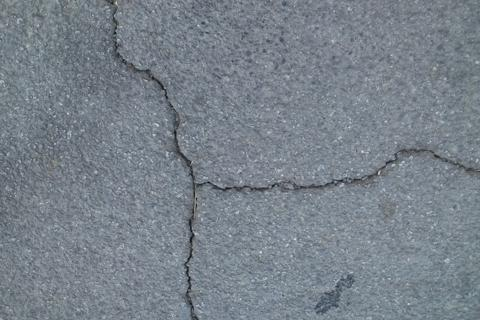
#> input picture example/065.jpg, 480 x 320 px
$ jupyter execute 'experiments 3.ipynb'   (older library calls are emulated)
#> lines starting #> are read from the running program, lines starting #| are printed output that depends on the picture; after the words box and inside, x2 and y2 are one past the last pixel; in counts of white or black regions, pixels touching at a corner belong together
[cell 1]
import cv2
import numpy as np
import matplotlib.pyplot as plt

[cell 2]
img = cv2.imread("example/065.jpg", cv2.IMREAD_GRAYSCALE)
#> img: shape (320, 480); min 4, max 222, mean 127.9
# img = cv2.imread("bitplane_results/bitplane_result.jpg", cv2.IMREAD_GRAYSCALE)
if img is None:
    raise ValueError("Image not found or path is incorrect")
print(type(img))
#| <class 'numpy.ndarray'>

# 8-bit plane splitting

[cell 3]
# Create bit planes
bit_planes = []
for i in range(8):
    # Extract bit-plane i
    bit_plane = (img >> i) & 1
    bit_planes.append(bit_plane)
#> this loop made 8 passes
#> pass 1, `bit_plane = (img >> i) & 1`:
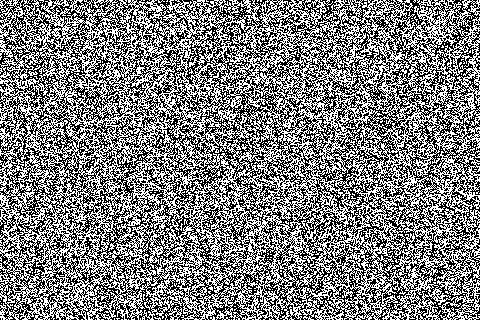
#> bit_plane: shape (320, 480); values 0 (black) and 1 (white), 49.9% white in thin lines or dots
#> pass 2, `bit_plane = (img >> i) & 1`:
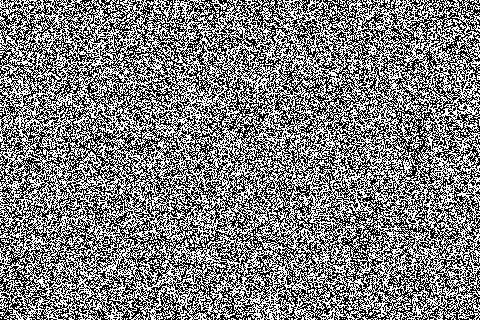
#> bit_plane: shape (320, 480); values 0 (black) and 1 (white), 49.8% white in thin lines or dots
#> pass 3, `bit_plane = (img >> i) & 1`:
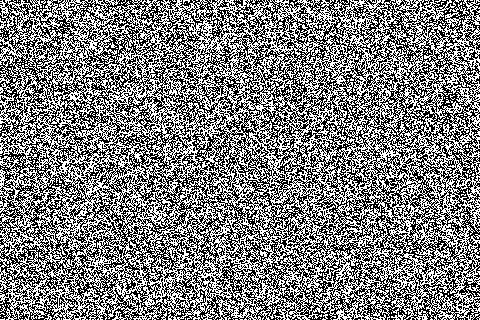
#> bit_plane: shape (320, 480); values 0 (black) and 1 (white), 50% white; black in thin lines or dots
#> after the loop, bit_planes = 8 items

# Visualization
plt.figure(figsize=(12, 6))

plt.subplot(2, 5, 1)
plt.imshow(img, cmap="gray")
plt.title("Original")
plt.axis("off")

for i in range(8):
    plt.subplot(2, 5, i + 2)
    plt.imshow(bit_planes[i] * 255, cmap="gray")
    plt.title(f"Bit Plane {i}")
    plt.axis("off")

plt.tight_layout()
plt.savefig("result/bit_planes.png")
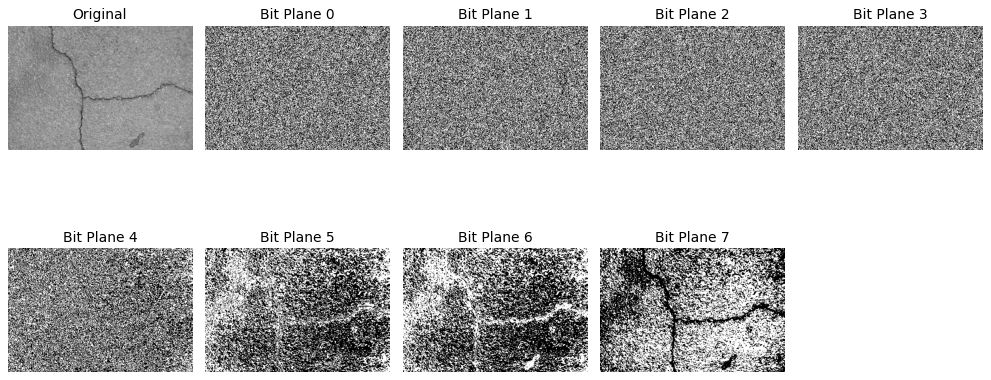
#> figure drawn by matplotlib, 9 panels
plt.show()

$ run again, with example/00001.jpg copied over example/065.jpg
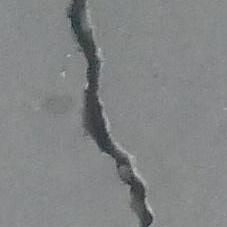
#> input picture example/00001.jpg, 227 x 227 px
#| <class 'numpy.ndarray'>
#> the loop `for i in range(8):` made 8 passes
#> pass 1, `bit_plane = (img >> i) & 1`:
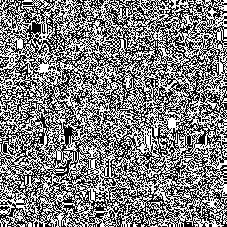
#> bit_plane: shape (227, 227); values 0 (black) and 1 (white), 50.1% white; black in thin lines or dots
#> pass 3, `bit_plane = (img >> i) & 1`:
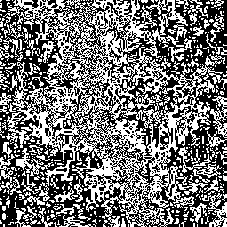
#> bit_plane: shape (227, 227); values 0 (black) and 1 (white), 45.7% white in thin lines or dots
#> after the loop `for i in range(8):`: bit_planes = 8 items

$ run again, with example/00077.jpg copied over example/065.jpg
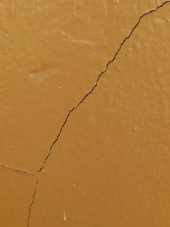
#> input picture example/00077.jpg, 170 x 227 px
#| <class 'numpy.ndarray'>
#> the loop `for i in range(8):` made 8 passes
#> pass 1, `bit_plane = (img >> i) & 1`:
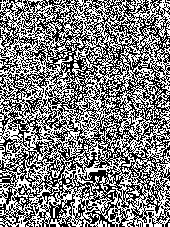
#> bit_plane: shape (227, 170); values 0 (black) and 1 (white), 50% white in thin lines or dots
#> pass 3, `bit_plane = (img >> i) & 1`:
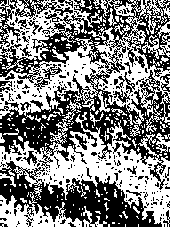
#> bit_plane: shape (227, 170); values 0 (black) and 1 (white), 50.5% white; 311 black regions (279 under 20 px), largest, box (x1, y1, x2, y2) and area: (0, 70, 170, 190) 6575, (0, 0, 170, 89) 4806, (0, 161, 162, 227) 4414
#> after the loop `for i in range(8):`: bit_planes = 8 items

$ run again, with example/001.jpg copied over example/065.jpg
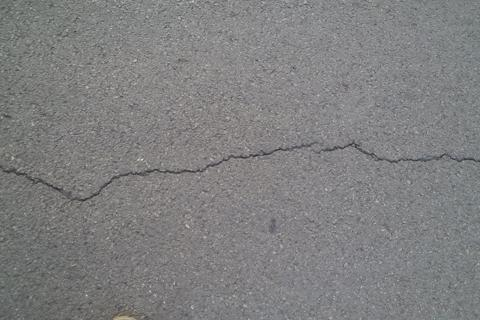
#> input picture example/001.jpg, 480 x 320 px
#| <class 'numpy.ndarray'>
#> the loop `for i in range(8):` made 8 passes
#> pass 1, `bit_plane = (img >> i) & 1`:
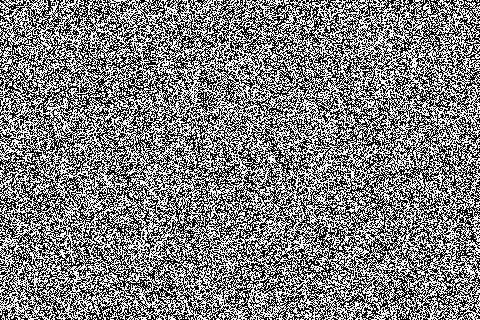
#> bit_plane: shape (320, 480); values 0 (black) and 1 (white), 50% white in thin lines or dots
#> pass 3, `bit_plane = (img >> i) & 1`:
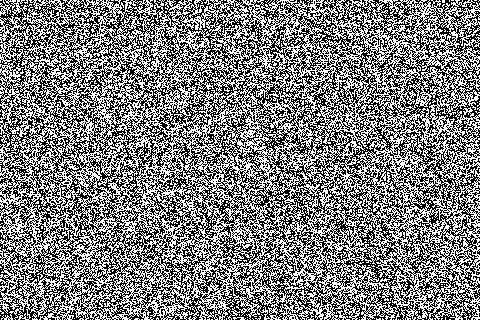
#> bit_plane: shape (320, 480); values 0 (black) and 1 (white), 49.9% white in thin lines or dots
#> after the loop `for i in range(8):`: bit_planes = 8 items
